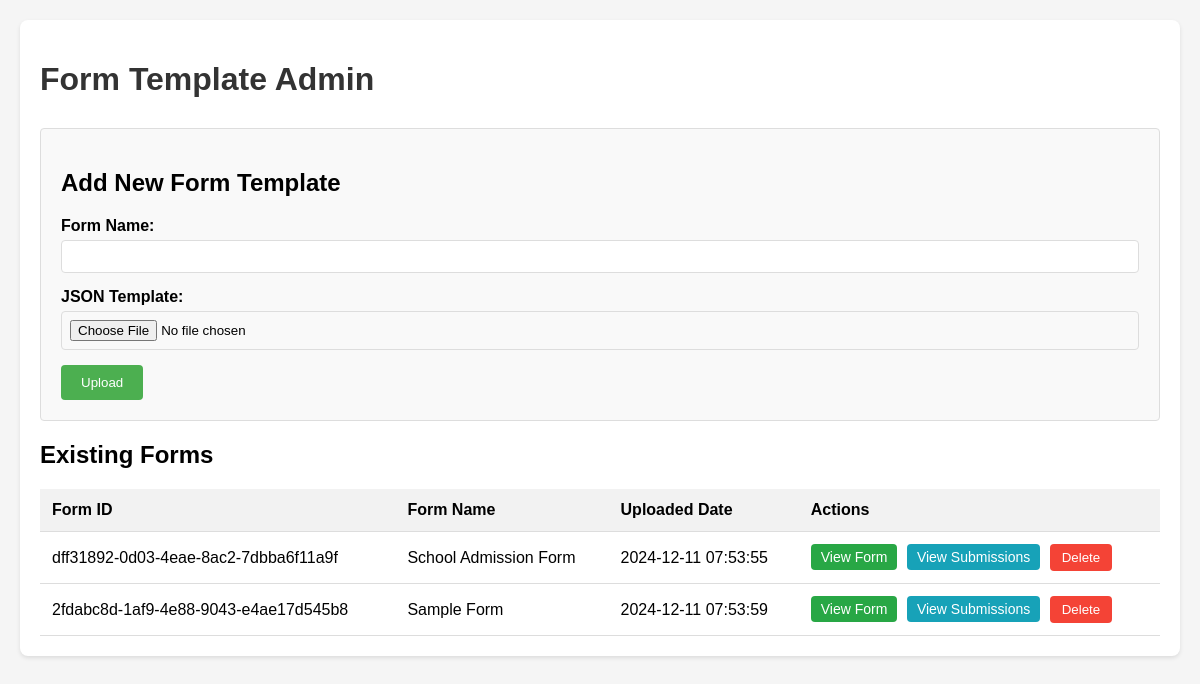
The page /admin/ on the database as committed earlier.
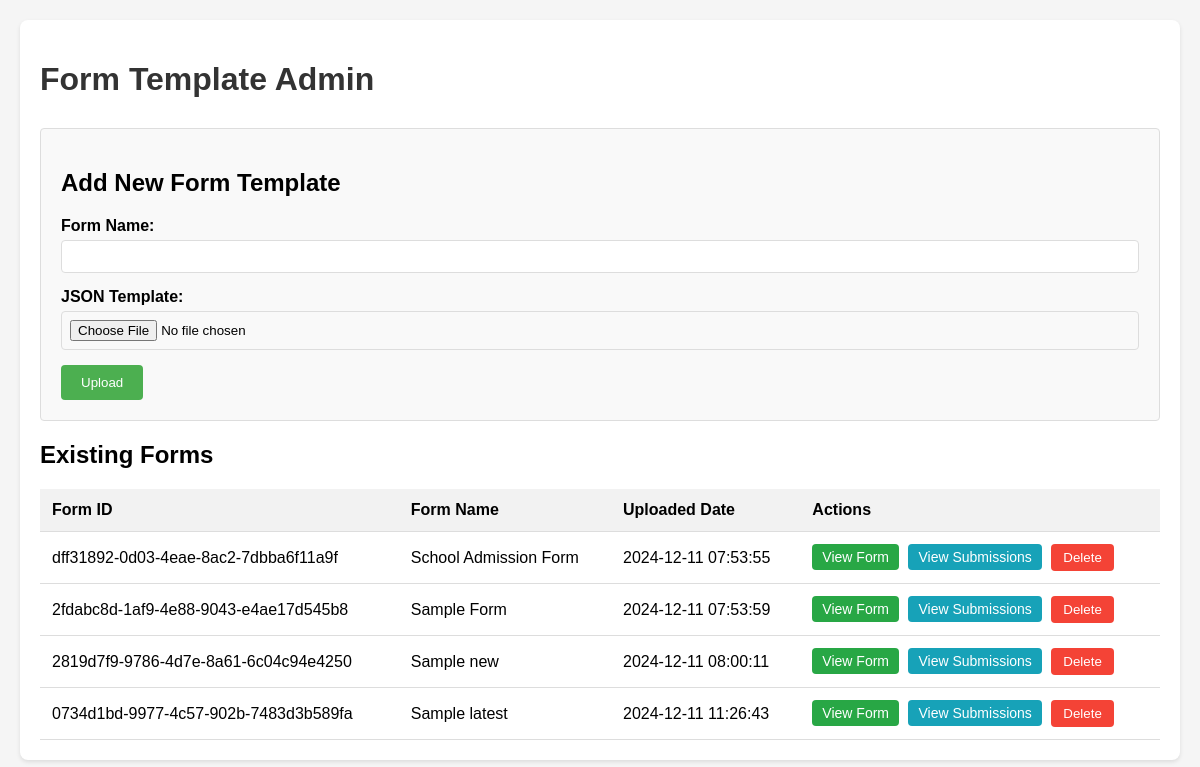
The same page on the database as committed later.
### app/models/form.py (models this page shows, shortened)
class Form(db.Model):
    __tablename__ = 'forms'
    formId = db.Column(db.String(36), primary_key=True,
                       default=lambda: str(uuid.uuid4()))
    formName = db.Column(db.String(100), nullable=False)
    formPath = db.Column(db.String(255), nullable=False)
    uploadedDate = db.Column(
        db.DateTime, nullable=False, default=datetime.utcnow)

### app/routes/admin.py (the view)
@bp.route('/', methods=['GET'])
def index():
    forms = Form.query.all()
    return render_template('admin/index.html', forms=forms)

### app/templates/admin/index.html (shortened to what this page needs)
<!DOCTYPE html>
<html>
<head>
</head>
<body>
    <div class="container">
        <h1>Form Template Admin</h1>
        <div class="upload-form">
            <h2>Add New Form Template</h2>
            <form id="uploadForm" enctype="multipart/form-data">
                <div class="form-group">
                    <label for="formName">Form Name:</label>
                    <input type="text" id="formName" name="formName" required>
                </div>
                <div class="form-group">
                    <label for="file">JSON Template:</label>
                    <input type="file" id="file" name="file" accept=".json" required>
                </div>
                <button type="submit">Upload</button>
            </form>
        </div>
        <h2>Existing Forms</h2>
        <table>
            <thead>
                <tr>
                    <th>Form ID</th>
                    <th>Form Name</th>
                    <th>Uploaded Date</th>
                    <th>Actions</th>
                </tr>
            </thead>
            <tbody>
                {% for form in forms %}
                <tr>
                    <td>{{ form.formId }}</td>
                    <td>{{ form.formName }}</td>
                    <td>{{ form.uploadedDate.strftime('%Y-%m-%d %H:%M:%S') }}</td>
                    <td>
                        <a href="/admin/forms/{{ form.formId }}/view" class="view-btn">View Form</a>
                        <a href="/admin/forms/{{ form.formId }}/submissions" class="submissions-btn">View Submissions</a>
                        <button class="delete-btn" onclick="deleteForm('{{ form.formId }}')">Delete</button>
                    </td>
                </tr>
                {% endfor %}
            </tbody>
        </table>
    </div>
</body>
</html>

Rows that differ between the two databases and show on the page:
added Form: formId "2819d7f9-9786-4d7e-8a61-6c04c94e4250", formName "Sample new", uploadedDate "2024-12-11 08:00:11"
added Form: formId "0734d1bd-9977-4c57-902b-7483d3b589fa", formName "Sample latest", uploadedDate "2024-12-11 11:26:43"
